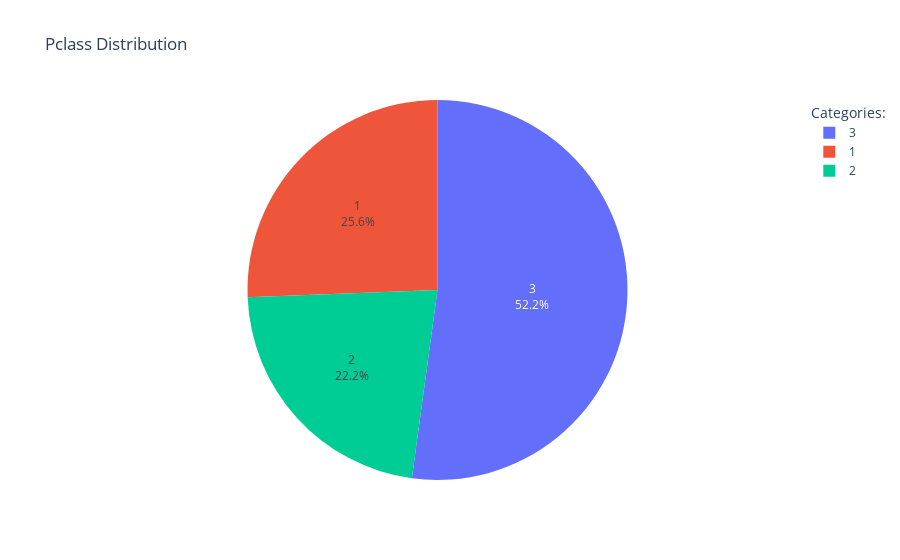

The notebook cell this image was saved under:
### Code cell
pclass_counts = df.Pclass.value_counts()
fig_pclass_perc = px.pie(df, names= pclass_counts.index, values = pclass_counts.values, title=f'Pclass Distribution')
fig_pclass_perc.update_traces(textinfo='percent+label')
fig_pclass_perc.update_layout(legend_title_text='Categories:')
fig_pclass_perc.show()

### Figure 1 — Plotly figure (JSON) as saved in the notebook; plotly's stock layout.template omitted (floating-point values rounded to 4 significant figures)
{"data": [{"domain": {"x": [0, 1], "y": [0, 1]}, "hovertemplate": "label=%{label}<br>value=%{value}<extra></extra>", "labels": [3, 1, 2], "legendgroup": "", "name": "", "showlegend": true, "textinfo": "percent+label", "type": "pie", "values": [218, 107, 93]}], "layout": {"legend": {"title": {"text": "Categories:"}, "tracegroupgap": 0}, "title": {"text": "Pclass Distribution"}}}
